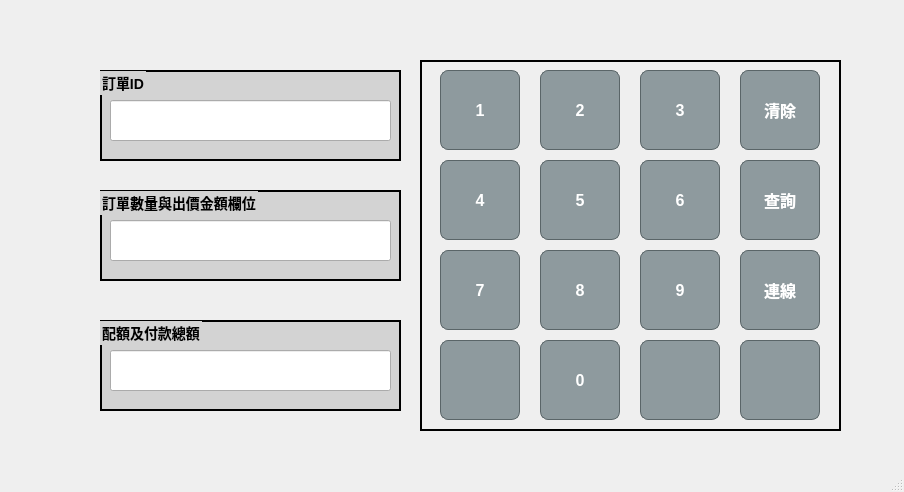
<?xml version="1.0" encoding="UTF-8"?>
<ui version="4.0">
 <class>MainWindow</class>
 <widget class="QMainWindow" name="MainWindow">
  <property name="geometry">
   <rect>
    <x>0</x>
    <y>0</y>
    <width>904</width>
    <height>492</height>
   </rect>
  </property>
  <property name="windowTitle">
   <string>MainWindow</string>
  </property>
  <widget class="QWidget" name="centralwidget">
   <widget class="QGroupBox" name="groupBox">
    <property name="geometry">
     <rect>
      <x>100</x>
      <y>70</y>
      <width>301</width>
      <height>91</height>
     </rect>
    </property>
    <property name="font">
     <font>
      <pointsize>-1</pointsize>
      <weight>75</weight>
      <bold>true</bold>
     </font>
    </property>
    <property name="styleSheet">
     <string notr="true">QGroupBox {
    border: 2px solid black;
    background-color: #D3D3D3;
    font-weight: bold;
    font-size: 14px;
}</string>
    </property>
    <property name="title">
     <string>訂單ID</string>
    </property>
    <widget class="QLineEdit" name="line_order_id">
     <property name="geometry">
      <rect>
       <x>10</x>
       <y>30</y>
       <width>281</width>
       <height>41</height>
      </rect>
     </property>
    </widget>
   </widget>
   <widget class="QGroupBox" name="groupBox_3">
    <property name="geometry">
     <rect>
      <x>100</x>
      <y>320</y>
      <width>301</width>
      <height>91</height>
     </rect>
    </property>
    <property name="styleSheet">
     <string notr="true">QGroupBox {
    border: 2px solid black;
    background-color: #D3D3D3;
    font-weight: bold;
    font-size: 14px;
}</string>
    </property>
    <property name="title">
     <string>配額及付款總額</string>
    </property>
    <widget class="QLineEdit" name="line_res_sq">
     <property name="geometry">
      <rect>
       <x>10</x>
       <y>30</y>
       <width>281</width>
       <height>41</height>
      </rect>
     </property>
    </widget>
   </widget>
   <widget class="QFrame" name="frame">
    <property name="geometry">
     <rect>
      <x>420</x>
      <y>60</y>
      <width>421</width>
      <height>371</height>
     </rect>
    </property>
    <property name="autoFillBackground">
     <bool>false</bool>
    </property>
    <property name="styleSheet">
     <string notr="true">QPushButton {
    background-color: #8E9A9E;
    color: white;
    font-weight: bold;
    font-size: 16px;
    border-radius: 8px;
    border: 1px solid #5A6568;
    min-width: 50px;
    min-height: 50px;
}
QPushButton:pressed {
    background-color: #6C777B;
}</string>
    </property>
    <property name="frameShape">
     <enum>QFrame::Box</enum>
    </property>
    <property name="frameShadow">
     <enum>QFrame::Plain</enum>
    </property>
    <property name="lineWidth">
     <number>2</number>
    </property>
    <widget class="QPushButton" name="pushButton_1">
     <property name="geometry">
      <rect>
       <x>20</x>
       <y>10</y>
       <width>80</width>
       <height>80</height>
      </rect>
     </property>
     <property name="font">
      <font>
       <pointsize>-1</pointsize>
       <weight>75</weight>
       <bold>true</bold>
      </font>
     </property>
     <property name="styleSheet">
      <string notr="true">QPushButton {
    background-color: #8E9A9E;
    color: white;
    font-weight: bold;
    font-size: 16px;
    border-radius: 8px;
    border: 1px solid #5A6568;
    min-width: 50px;
    min-height: 50px;
}
QPushButton:pressed {
    background-color: #6C777B;
}</string>
     </property>
     <property name="text">
      <string>1</string>
     </property>
    </widget>
    <widget class="QPushButton" name="pushButton_2">
     <property name="geometry">
      <rect>
       <x>120</x>
       <y>10</y>
       <width>80</width>
       <height>80</height>
      </rect>
     </property>
     <property name="font">
      <font>
       <pointsize>-1</pointsize>
       <weight>75</weight>
       <bold>true</bold>
      </font>
     </property>
     <property name="styleSheet">
      <string notr="true">QPushButton {
    background-color: #8E9A9E;
    color: white;
    font-weight: bold;
    font-size: 16px;
    border-radius: 8px;
    border: 1px solid #5A6568;
    min-width: 50px;
    min-height: 50px;
}
QPushButton:pressed {
    background-color: #6C777B;
}</string>
     </property>
     <property name="text">
      <string>2</string>
     </property>
    </widget>
    <widget class="QPushButton" name="pushButton_3">
     <property name="geometry">
      <rect>
       <x>220</x>
       <y>10</y>
       <width>80</width>
       <height>80</height>
      </rect>
     </property>
     <property name="font">
      <font>
       <pointsize>-1</pointsize>
       <weight>75</weight>
       <bold>true</bold>
      </font>
     </property>
     <property name="styleSheet">
      <string notr="true">QPushButton {
    background-color: #8E9A9E;
    color: white;
    font-weight: bold;
    font-size: 16px;
    border-radius: 8px;
    border: 1px solid #5A6568;
    min-width: 50px;
    min-height: 50px;
}
QPushButton:pressed {
    background-color: #6C777B;
}</string>
     </property>
     <property name="text">
      <string>3</string>
     </property>
    </widget>
    <widget class="QPushButton" name="pushButton_clear">
     <property name="geometry">
      <rect>
       <x>320</x>
       <y>10</y>
       <width>80</width>
       <height>80</height>
      </rect>
     </property>
     <property name="font">
      <font>
       <pointsize>-1</pointsize>
       <weight>75</weight>
       <bold>true</bold>
      </font>
     </property>
     <property name="styleSheet">
      <string notr="true">QPushButton {
    background-color: #8E9A9E;
    color: white;
    font-weight: bold;
    font-size: 16px;
    border-radius: 8px;
    border: 1px solid #5A6568;
    min-width: 50px;
    min-height: 50px;
}
QPushButton:pressed {
    background-color: #6C777B;
}</string>
     </property>
     <property name="text">
      <string>清除</string>
     </property>
    </widget>
    <widget class="QPushButton" name="pushButton_5">
     <property name="geometry">
      <rect>
       <x>20</x>
       <y>100</y>
       <width>80</width>
       <height>80</height>
      </rect>
     </property>
     <property name="font">
      <font>
       <pointsize>-1</pointsize>
       <weight>75</weight>
       <bold>true</bold>
      </font>
     </property>
     <property name="styleSheet">
      <string notr="true">QPushButton {
    background-color: #8E9A9E;
    color: white;
    font-weight: bold;
    font-size: 16px;
    border-radius: 8px;
    border: 1px solid #5A6568;
    min-width: 50px;
    min-height: 50px;
}
QPushButton:pressed {
    background-color: #6C777B;
}</string>
     </property>
     <property name="text">
      <string>4</string>
     </property>
    </widget>
    <widget class="QPushButton" name="pushButton_6">
     <property name="geometry">
      <rect>
       <x>120</x>
       <y>100</y>
       <width>80</width>
       <height>80</height>
      </rect>
     </property>
     <property name="font">
      <font>
       <pointsize>-1</pointsize>
       <weight>75</weight>
       <bold>true</bold>
      </font>
     </property>
     <property name="styleSheet">
      <string notr="true">QPushButton {
    background-color: #8E9A9E;
    color: white;
    font-weight: bold;
    font-size: 16px;
    border-radius: 8px;
    border: 1px solid #5A6568;
    min-width: 50px;
    min-height: 50px;
}
QPushButton:pressed {
    background-color: #6C777B;
}</string>
     </property>
     <property name="text">
      <string>5</string>
     </property>
    </widget>
    <widget class="QPushButton" name="pushButton_7">
     <property name="geometry">
      <rect>
       <x>220</x>
       <y>100</y>
       <width>80</width>
       <height>80</height>
      </rect>
     </property>
     <property name="font">
      <font>
       <pointsize>-1</pointsize>
       <weight>75</weight>
       <bold>true</bold>
      </font>
     </property>
     <property name="styleSheet">
      <string notr="true">QPushButton {
    background-color: #8E9A9E;
    color: white;
    font-weight: bold;
    font-size: 16px;
    border-radius: 8px;
    border: 1px solid #5A6568;
    min-width: 50px;
    min-height: 50px;
}
QPushButton:pressed {
    background-color: #6C777B;
}</string>
     </property>
     <property name="text">
      <string>6</string>
     </property>
    </widget>
    <widget class="QPushButton" name="pushButton_query">
     <property name="geometry">
      <rect>
       <x>320</x>
       <y>100</y>
       <width>80</width>
       <height>80</height>
      </rect>
     </property>
     <property name="font">
      <font>
       <pointsize>-1</pointsize>
       <weight>75</weight>
       <bold>true</bold>
      </font>
     </property>
     <property name="styleSheet">
      <string notr="true">QPushButton {
    background-color: #8E9A9E;
    color: white;
    font-weight: bold;
    font-size: 16px;
    border-radius: 8px;
    border: 1px solid #5A6568;
    min-width: 50px;
    min-height: 50px;
}
QPushButton:pressed {
    background-color: #6C777B;
}</string>
     </property>
     <property name="text">
      <string>查詢</string>
     </property>
    </widget>
    <widget class="QPushButton" name="pushButton_9">
     <property name="geometry">
      <rect>
       <x>220</x>
       <y>190</y>
       <width>80</width>
       <height>80</height>
      </rect>
     </property>
     <property name="font">
      <font>
       <pointsize>-1</pointsize>
       <weight>75</weight>
       <bold>true</bold>
      </font>
     </property>
     <property name="styleSheet">
      <string notr="true">QPushButton {
    background-color: #8E9A9E;
    color: white;
    font-weight: bold;
    font-size: 16px;
    border-radius: 8px;
    border: 1px solid #5A6568;
    min-width: 50px;
    min-height: 50px;
}
QPushButton:pressed {
    background-color: #6C777B;
}</string>
     </property>
     <property name="text">
      <string>9</string>
     </property>
    </widget>
    <widget class="QPushButton" name="pushButton_10">
     <property name="geometry">
      <rect>
       <x>20</x>
       <y>190</y>
       <width>80</width>
       <height>80</height>
      </rect>
     </property>
     <property name="font">
      <font>
       <pointsize>-1</pointsize>
       <weight>75</weight>
       <bold>true</bold>
      </font>
     </property>
     <property name="styleSheet">
      <string notr="true">QPushButton {
    background-color: #8E9A9E;
    color: white;
    font-weight: bold;
    font-size: 16px;
    border-radius: 8px;
    border: 1px solid #5A6568;
    min-width: 50px;
    min-height: 50px;
}
QPushButton:pressed {
    background-color: #6C777B;
}</string>
     </property>
     <property name="text">
      <string>7</string>
     </property>
    </widget>
    <widget class="QPushButton" name="pushButton_11">
     <property name="geometry">
      <rect>
       <x>120</x>
       <y>190</y>
       <width>80</width>
       <height>80</height>
      </rect>
     </property>
     <property name="font">
      <font>
       <pointsize>-1</pointsize>
       <weight>75</weight>
       <bold>true</bold>
      </font>
     </property>
     <property name="styleSheet">
      <string notr="true">QPushButton {
    background-color: #8E9A9E;
    color: white;
    font-weight: bold;
    font-size: 16px;
    border-radius: 8px;
    border: 1px solid #5A6568;
    min-width: 50px;
    min-height: 50px;
}
QPushButton:pressed {
    background-color: #6C777B;
}</string>
     </property>
     <property name="text">
      <string>8</string>
     </property>
    </widget>
    <widget class="QPushButton" name="pushButton_connect">
     <property name="geometry">
      <rect>
       <x>320</x>
       <y>190</y>
       <width>80</width>
       <height>80</height>
      </rect>
     </property>
     <property name="font">
      <font>
       <pointsize>-1</pointsize>
       <weight>75</weight>
       <bold>true</bold>
      </font>
     </property>
     <property name="styleSheet">
      <string notr="true">QPushButton {
    background-color: #8E9A9E;
    color: white;
    font-weight: bold;
    font-size: 16px;
    border-radius: 8px;
    border: 1px solid #5A6568;
    min-width: 50px;
    min-height: 50px;
}
QPushButton:pressed {
    background-color: #6C777B;
}</string>
     </property>
     <property name="text">
      <string>連線</string>
     </property>
    </widget>
    <widget class="QPushButton" name="pushButton_13">
     <property name="geometry">
      <rect>
       <x>220</x>
       <y>280</y>
       <width>80</width>
       <height>80</height>
      </rect>
     </property>
     <property name="font">
      <font>
       <pointsize>-1</pointsize>
       <weight>75</weight>
       <bold>true</bold>
      </font>
     </property>
     <property name="styleSheet">
      <string notr="true">QPushButton {
    background-color: #8E9A9E;
    color: white;
    font-weight: bold;
    font-size: 16px;
    border-radius: 8px;
    border: 1px solid #5A6568;
    min-width: 50px;
    min-height: 50px;
}
QPushButton:pressed {
    background-color: #6C777B;
}</string>
     </property>
     <property name="text">
      <string/>
     </property>
    </widget>
    <widget class="QPushButton" name="pushButton_14">
     <property name="geometry">
      <rect>
       <x>320</x>
       <y>280</y>
       <width>80</width>
       <height>80</height>
      </rect>
     </property>
     <property name="font">
      <font>
       <pointsize>-1</pointsize>
       <weight>75</weight>
       <bold>true</bold>
      </font>
     </property>
     <property name="styleSheet">
      <string notr="true">QPushButton {
    background-color: #8E9A9E;
    color: white;
    font-weight: bold;
    font-size: 16px;
    border-radius: 8px;
    border: 1px solid #5A6568;
    min-width: 50px;
    min-height: 50px;
}
QPushButton:pressed {
    background-color: #6C777B;
}</string>
     </property>
     <property name="text">
      <string/>
     </property>
    </widget>
    <widget class="QPushButton" name="pushButton_15">
     <property name="geometry">
      <rect>
       <x>20</x>
       <y>280</y>
       <width>80</width>
       <height>80</height>
      </rect>
     </property>
     <property name="font">
      <font>
       <pointsize>-1</pointsize>
       <weight>75</weight>
       <bold>true</bold>
      </font>
     </property>
     <property name="styleSheet">
      <string notr="true">QPushButton {
    background-color: #8E9A9E;
    color: white;
    font-weight: bold;
    font-size: 16px;
    border-radius: 8px;
    border: 1px solid #5A6568;
    min-width: 50px;
    min-height: 50px;
}
QPushButton:pressed {
    background-color: #6C777B;
}</string>
     </property>
     <property name="text">
      <string/>
     </property>
    </widget>
    <widget class="QPushButton" name="pushButton_0">
     <property name="geometry">
      <rect>
       <x>120</x>
       <y>280</y>
       <width>80</width>
       <height>80</height>
      </rect>
     </property>
     <property name="font">
      <font>
       <pointsize>-1</pointsize>
       <weight>75</weight>
       <bold>true</bold>
      </font>
     </property>
     <property name="styleSheet">
      <string notr="true">QPushButton {
    background-color: #8E9A9E;
    color: white;
    font-weight: bold;
    font-size: 16px;
    border-radius: 8px;
    border: 1px solid #5A6568;
    min-width: 50px;
    min-height: 50px;
}
QPushButton:pressed {
    background-color: #6C777B;
}</string>
     </property>
     <property name="text">
      <string>0</string>
     </property>
    </widget>
   </widget>
   <widget class="QGroupBox" name="groupBox_2">
    <property name="geometry">
     <rect>
      <x>100</x>
      <y>190</y>
      <width>301</width>
      <height>91</height>
     </rect>
    </property>
    <property name="styleSheet">
     <string notr="true">QGroupBox {
    border: 2px solid black;
    background-color: #D3D3D3;
    font-weight: bold;
    font-size: 14px;
}</string>
    </property>
    <property name="title">
     <string>訂單數量與出價金額欄位</string>
    </property>
    <widget class="QLineEdit" name="line_res_oq">
     <property name="geometry">
      <rect>
       <x>10</x>
       <y>30</y>
       <width>281</width>
       <height>41</height>
      </rect>
     </property>
    </widget>
   </widget>
  </widget>
  <widget class="QStatusBar" name="statusbar"/>
 </widget>
 <resources/>
 <connections/>
</ui>
